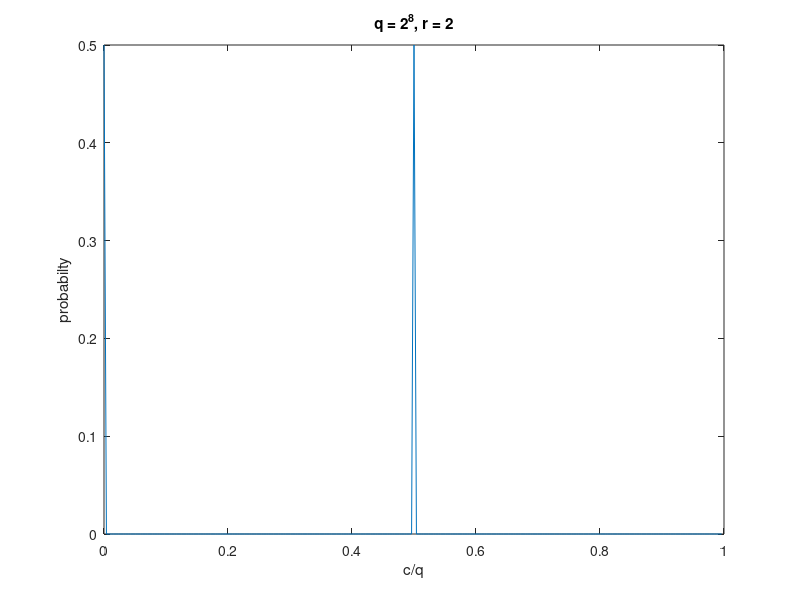

This figure's MATLAB source:

%======= Cleaning ==========
close all; clear; clc;
%===========================


function sum_y = probFunc(a, r, k, q, c)

  b = [(-k/r):q-k-1];
  q = length(b);
  
  prob_y = exp( (2*pi*i / q) * c * r * b );
  sum_y = (abs(sum(prob_y)));
  sum_y = sum_y^2;
  sum_y = sum_y / (q^2);

end



%======= Parameters ========

q = 2^8;

vec_c = [0:q-1];

vec_r = [1:q];

k = 0;

%===========================

a = [0:q-1];

z = zeros( 1, length(vec_c) );

r = 2;

for c = vec_c
  z(c+1) = probFunc(a, r, k, q, c);
end

vec_c = vec_c /q;

plot(vec_c, z/r);

xlabel("c/q"); ylabel("probabilty"); title("q = 2^8, r = 2");
